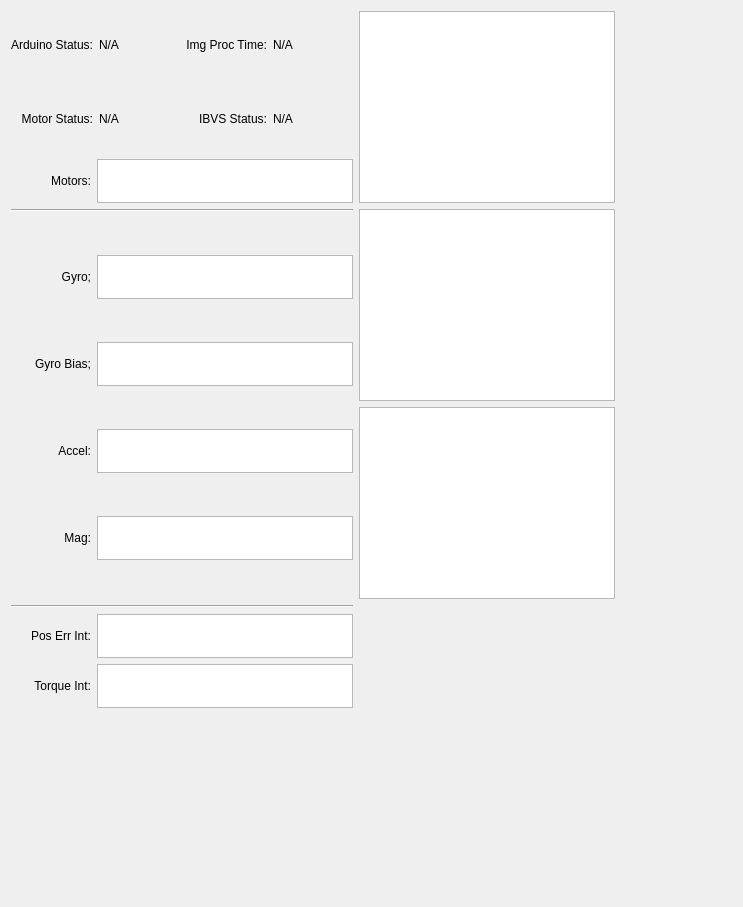
     <widget class="QWidget" name="tab_6">
      <attribute name="title">
       <string>Data</string>
      </attribute>
      <layout class="QGridLayout" name="gridLayout_3">
       <item row="0" column="0">
        <layout class="QGridLayout" name="gridLayout_2">
         <item row="0" column="0">
          <widget class="QLabel" name="lblChad">
           <property name="text">
            <string>Arduino Status:</string>
           </property>
           <property name="alignment">
            <set>Qt::AlignRight|Qt::AlignTrailing|Qt::AlignVCenter</set>
           </property>
          </widget>
         </item>
         <item row="0" column="1">
          <widget class="QLabel" name="lblArduinoStatus">
           <property name="text">
            <string>N/A</string>
           </property>
          </widget>
         </item>
         <item row="0" column="2">
          <widget class="QLabel" name="lblChad_2">
           <property name="text">
            <string>Img Proc Time:</string>
           </property>
           <property name="alignment">
            <set>Qt::AlignRight|Qt::AlignTrailing|Qt::AlignVCenter</set>
           </property>
          </widget>
         </item>
         <item row="0" column="3">
          <widget class="QLabel" name="lblImgProcTime">
           <property name="text">
            <string>N/A</string>
           </property>
          </widget>
         </item>
         <item row="1" column="0">
          <widget class="QLabel" name="lblChad_3">
           <property name="text">
            <string>Motor Status:</string>
           </property>
           <property name="alignment">
            <set>Qt::AlignRight|Qt::AlignTrailing|Qt::AlignVCenter</set>
           </property>
          </widget>
         </item>
         <item row="1" column="1">
          <widget class="QLabel" name="lblMotorStatus">
           <property name="text">
            <string>N/A</string>
           </property>
          </widget>
         </item>
         <item row="1" column="2">
          <widget class="QLabel" name="lblChad_4">
           <property name="text">
            <string>IBVS Status:</string>
           </property>
           <property name="alignment">
            <set>Qt::AlignRight|Qt::AlignTrailing|Qt::AlignVCenter</set>
           </property>
          </widget>
         </item>
         <item row="1" column="3">
          <widget class="QLabel" name="lblIbvsStatus">
           <property name="text">
            <string>N/A</string>
           </property>
          </widget>
         </item>
        </layout>
       </item>
       <item row="0" column="1" rowspan="2" colspan="2">
        <widget class="QTableView" name="vwViconState">
         <property name="sizePolicy">
          <sizepolicy hsizetype="Minimum" vsizetype="Minimum">
           <horstretch>0</horstretch>
           <verstretch>0</verstretch>
          </sizepolicy>
         </property>
         <property name="minimumSize">
          <size>
           <width>0</width>
           <height>0</height>
          </size>
         </property>
         <property name="maximumSize">
          <size>
           <width>9999</width>
           <height>9999</height>
          </size>
         </property>
        </widget>
       </item>
       <item row="1" column="0">
        <layout class="QHBoxLayout" name="horizontalLayout_12">
         <item>
          <widget class="QLabel" name="label_18">
           <property name="minimumSize">
            <size>
             <width>80</width>
             <height>0</height>
            </size>
           </property>
           <property name="maximumSize">
            <size>
             <width>10000</width>
             <height>16777215</height>
            </size>
           </property>
           <property name="text">
            <string>Motors:</string>
           </property>
           <property name="alignment">
            <set>Qt::AlignRight|Qt::AlignTrailing|Qt::AlignVCenter</set>
           </property>
          </widget>
         </item>
         <item>
          <widget class="QTableView" name="vwMotors">
           <property name="sizePolicy">
            <sizepolicy hsizetype="Minimum" vsizetype="Minimum">
             <horstretch>0</horstretch>
             <verstretch>0</verstretch>
            </sizepolicy>
           </property>
           <property name="minimumSize">
            <size>
             <width>0</width>
             <height>0</height>
            </size>
           </property>
           <property name="maximumSize">
            <size>
             <width>256</width>
             <height>44</height>
            </size>
           </property>
          </widget>
         </item>
        </layout>
       </item>
       <item row="2" column="0">
        <widget class="Line" name="line_3">
         <property name="orientation">
          <enum>Qt::Horizontal</enum>
         </property>
        </widget>
       </item>
       <item row="2" column="1" rowspan="2" colspan="2">
        <widget class="QTableView" name="vwState">
         <property name="sizePolicy">
          <sizepolicy hsizetype="Minimum" vsizetype="Minimum">
           <horstretch>0</horstretch>
           <verstretch>0</verstretch>
          </sizepolicy>
         </property>
         <property name="minimumSize">
          <size>
           <width>0</width>
           <height>0</height>
          </size>
         </property>
         <property name="maximumSize">
          <size>
           <width>9999</width>
           <height>9999</height>
          </size>
         </property>
        </widget>
       </item>
       <item row="3" column="0" rowspan="2">
        <layout class="QVBoxLayout" name="verticalLayout_3">
         <item>
          <layout class="QHBoxLayout" name="horizontalLayout_4">
           <item>
            <widget class="QLabel" name="label_9">
             <property name="minimumSize">
              <size>
               <width>80</width>
               <height>0</height>
              </size>
             </property>
             <property name="maximumSize">
              <size>
               <width>10000</width>
               <height>16777215</height>
              </size>
             </property>
             <property name="text">
              <string>Gyro;</string>
             </property>
             <property name="alignment">
              <set>Qt::AlignRight|Qt::AlignTrailing|Qt::AlignVCenter</set>
             </property>
            </widget>
           </item>
           <item>
            <widget class="QTableView" name="vwGyro">
             <property name="sizePolicy">
              <sizepolicy hsizetype="Minimum" vsizetype="Minimum">
               <horstretch>0</horstretch>
               <verstretch>0</verstretch>
              </sizepolicy>
             </property>
             <property name="minimumSize">
              <size>
               <width>0</width>
               <height>0</height>
              </size>
             </property>
             <property name="maximumSize">
              <size>
               <width>256</width>
               <height>44</height>
              </size>
             </property>
            </widget>
           </item>
          </layout>
         </item>
         <item>
          <layout class="QHBoxLayout" name="horizontalLayout_5">
           <item>
            <widget class="QLabel" name="label_10">
             <property name="minimumSize">
              <size>
               <width>80</width>
               <height>0</height>
              </size>
             </property>
             <property name="maximumSize">
              <size>
               <width>10000</width>
               <height>16777215</height>
              </size>
             </property>
             <property name="text">
              <string>Gyro Bias;</string>
             </property>
             <property name="alignment">
              <set>Qt::AlignRight|Qt::AlignTrailing|Qt::AlignVCenter</set>
             </property>
            </widget>
           </item>
           <item>
            <widget class="QTableView" name="vwGyroBias">
             <property name="sizePolicy">
              <sizepolicy hsizetype="Minimum" vsizetype="Minimum">
               <horstretch>0</horstretch>
               <verstretch>0</verstretch>
              </sizepolicy>
             </property>
             <property name="minimumSize">
              <size>
               <width>0</width>
               <height>0</height>
              </size>
             </property>
             <property name="maximumSize">
              <size>
               <width>256</width>
               <height>44</height>
              </size>
             </property>
            </widget>
           </item>
          </layout>
         </item>
         <item>
          <layout class="QHBoxLayout" name="horizontalLayout_6">
           <item>
            <widget class="QLabel" name="label_accel">
             <property name="minimumSize">
              <size>
               <width>80</width>
               <height>0</height>
              </size>
             </property>
             <property name="maximumSize">
              <size>
               <width>10000</width>
               <height>16777215</height>
              </size>
             </property>
             <property name="text">
              <string>Accel:</string>
             </property>
             <property name="alignment">
              <set>Qt::AlignRight|Qt::AlignTrailing|Qt::AlignVCenter</set>
             </property>
            </widget>
           </item>
           <item>
            <widget class="QTableView" name="vwAccel">
             <property name="sizePolicy">
              <sizepolicy hsizetype="Minimum" vsizetype="Minimum">
               <horstretch>0</horstretch>
               <verstretch>0</verstretch>
              </sizepolicy>
             </property>
             <property name="minimumSize">
              <size>
               <width>0</width>
               <height>0</height>
              </size>
             </property>
             <property name="maximumSize">
              <size>
               <width>256</width>
               <height>44</height>
              </size>
             </property>
            </widget>
           </item>
          </layout>
         </item>
         <item>
          <layout class="QHBoxLayout" name="horizontalLayout_7">
           <item>
            <widget class="QLabel" name="label_11">
             <property name="minimumSize">
              <size>
               <width>80</width>
               <height>0</height>
              </size>
             </property>
             <property name="maximumSize">
              <size>
               <width>10000</width>
               <height>16777215</height>
              </size>
             </property>
             <property name="text">
              <string>Mag:</string>
             </property>
             <property name="alignment">
              <set>Qt::AlignRight|Qt::AlignTrailing|Qt::AlignVCenter</set>
             </property>
            </widget>
           </item>
           <item>
            <widget class="QTableView" name="vwMag">
             <property name="sizePolicy">
              <sizepolicy hsizetype="Minimum" vsizetype="Minimum">
               <horstretch>0</horstretch>
               <verstretch>0</verstretch>
              </sizepolicy>
             </property>
             <property name="minimumSize">
              <size>
               <width>0</width>
               <height>0</height>
              </size>
             </property>
             <property name="maximumSize">
              <size>
               <width>256</width>
               <height>44</height>
              </size>
             </property>
            </widget>
           </item>
          </layout>
         </item>
        </layout>
       </item>
       <item row="3" column="3">
        <spacer name="horizontalSpacer">
         <property name="orientation">
          <enum>Qt::Horizontal</enum>
         </property>
         <property name="sizeHint" stdset="0">
          <size>
           <width>117</width>
           <height>20</height>
          </size>
         </property>
        </spacer>
       </item>
       <item row="4" column="1" colspan="2">
        <widget class="QTableView" name="vwDesState">
         <property name="sizePolicy">
          <sizepolicy hsizetype="Minimum" vsizetype="Minimum">
           <horstretch>0</horstretch>
           <verstretch>0</verstretch>
          </sizepolicy>
         </property>
         <property name="minimumSize">
          <size>
           <width>0</width>
           <height>0</height>
          </size>
         </property>
         <property name="maximumSize">
          <size>
           <width>9999</width>
           <height>9999</height>
          </size>
         </property>
        </widget>
       </item>
       <item row="5" column="0">
        <widget class="Line" name="line_2">
         <property name="orientation">
          <enum>Qt::Horizontal</enum>
         </property>
        </widget>
       </item>
       <item row="5" column="2" rowspan="2">
        <spacer name="verticalSpacer_4">
         <property name="orientation">
          <enum>Qt::Vertical</enum>
         </property>
         <property name="sizeHint" stdset="0">
          <size>
           <width>20</width>
           <height>106</height>
          </size>
         </property>
        </spacer>
       </item>
       <item row="6" column="0">
        <layout class="QVBoxLayout" name="verticalLayout_5">
         <item>
          <layout class="QHBoxLayout" name="horizontalLayout_13">
           <item>
            <widget class="QLabel" name="label_19">
             <property name="minimumSize">
              <size>
               <width>80</width>
               <height>0</height>
              </size>
             </property>
             <property name="maximumSize">
              <size>
               <width>10000</width>
               <height>16777215</height>
              </size>
             </property>
             <property name="text">
              <string> Pos Err Int:</string>
             </property>
             <property name="alignment">
              <set>Qt::AlignRight|Qt::AlignTrailing|Qt::AlignVCenter</set>
             </property>
            </widget>
           </item>
           <item>
            <widget class="QTableView" name="vwPosInt">
             <property name="sizePolicy">
              <sizepolicy hsizetype="Minimum" vsizetype="Minimum">
               <horstretch>0</horstretch>
               <verstretch>0</verstretch>
              </sizepolicy>
             </property>
             <property name="minimumSize">
              <size>
               <width>0</width>
               <height>0</height>
              </size>
             </property>
             <property name="maximumSize">
              <size>
               <width>256</width>
               <height>44</height>
              </size>
             </property>
            </widget>
           </item>
          </layout>
         </item>
         <item>
          <layout class="QHBoxLayout" name="horizontalLayout_14">
           <item>
            <widget class="QLabel" name="label_20">
             <property name="minimumSize">
              <size>
               <width>80</width>
               <height>0</height>
              </size>
             </property>
             <property name="maximumSize">
              <size>
               <width>10000</width>
               <height>16777215</height>
              </size>
             </property>
             <property name="text">
              <string>Torque Int:</string>
             </property>
             <property name="alignment">
              <set>Qt::AlignRight|Qt::AlignTrailing|Qt::AlignVCenter</set>
             </property>
            </widget>
           </item>
           <item>
            <widget class="QTableView" name="vwTorqueInt">
             <property name="sizePolicy">
              <sizepolicy hsizetype="Minimum" vsizetype="Minimum">
               <horstretch>0</horstretch>
               <verstretch>0</verstretch>
              </sizepolicy>
             </property>
             <property name="minimumSize">
              <size>
               <width>0</width>
               <height>0</height>
              </size>
             </property>
             <property name="maximumSize">
              <size>
               <width>256</width>
               <height>44</height>
              </size>
             </property>
            </widget>
           </item>
          </layout>
         </item>
        </layout>
       </item>
       <item row="7" column="1">
        <spacer name="verticalSpacer">
         <property name="orientation">
          <enum>Qt::Vertical</enum>
         </property>
         <property name="sizeHint" stdset="0">
          <size>
           <width>20</width>
           <height>188</height>
          </size>
         </property>
        </spacer>
       </item>
      </layout>
     </widget>
